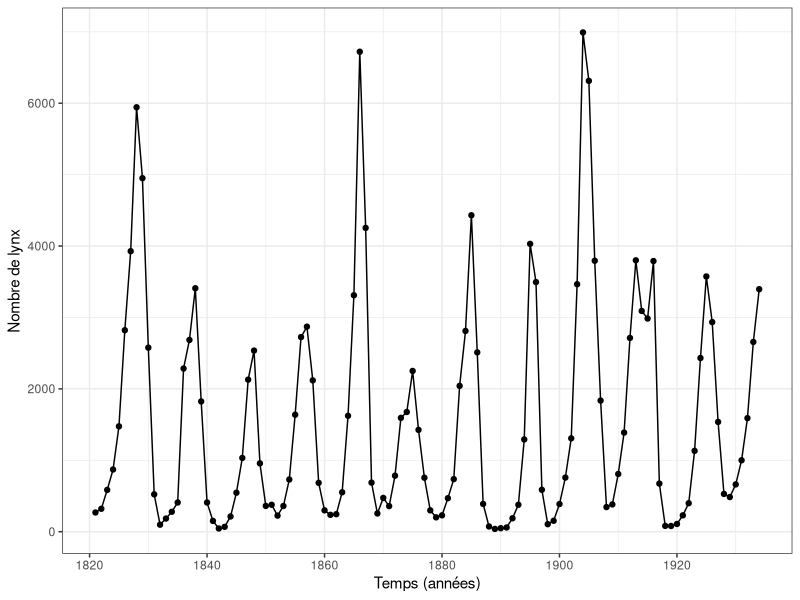

The R script that drew this image:
## ---- chunk 1
library(ggplot2);
## ---- chunk 2
lynx <- read.csv("data/lynx.csv")
lynx$X<-NULL
head(lynx);
## ---- chunk 3
ggplot(data = lynx, aes(x=time, y=lynx)) + 
  geom_point() + 
  geom_line() +
  theme_bw() + 
  xlab("Temps (années)") + 
  ylab("Nombre de lynx") + 
  theme_bw();
